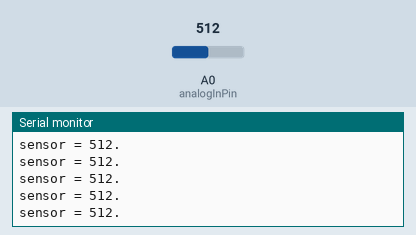
Recording of a sketch running on a simulated Arduino Uno, built with avr-gcc and run on an emulated ATmega328P. Shown: the last lines printed to the serial monitor. The inputs (shaded band) are chosen by the test bench; at power-on: A0 (analogInPin) = 512.

Above: at 1.2 s.
1.3 s: A0 (analogInPin) set to 110
At 2.3 s:
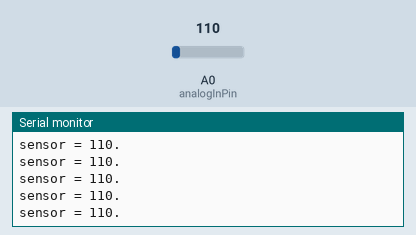
2.8 s: A0 (analogInPin) set to 95
At 3.6 s:
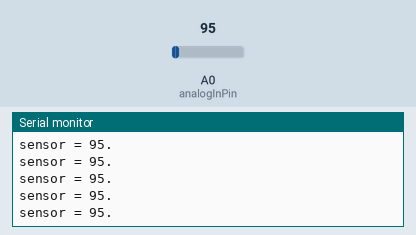
8.8 s: A0 (analogInPin) set to 1009
At 9.6 s:
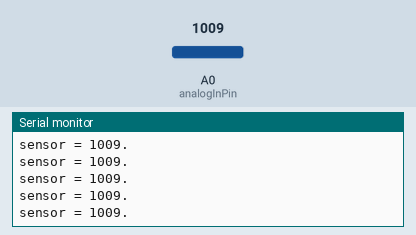
11.8 s: A0 (analogInPin) set to 993
At 12.5 s:
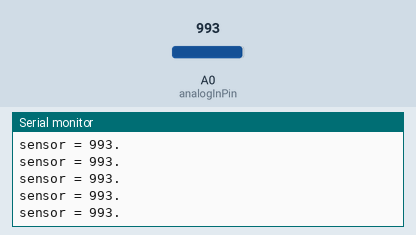
Timing chart, 0 to 14.8 s (numbered marks = the images above; inputs shaded):
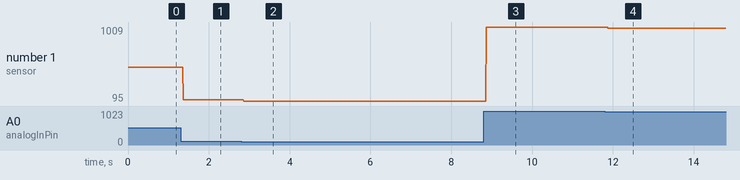

The sketch:

sketch_nov27a.ino
```cpp
void setup() {
  // put your setup code here, to run once:
  Serial.begin(9600);
}

const int analogInPin = A0;
int sensorValue = 0;

void loop() {
  // put your main code here, to run repeatedly:
  sensorValue = analogRead(analogInPin);

  Serial.print("sensor = ");
  Serial.print(sensorValue);
  Serial.println(".");

}
```

Measured:
- after the input at 1.3 s, the serial monitor: prints a new line after 0.07 s (image 1)
- after the input at 2.8 s, the serial monitor: prints a new line after 0.07 s (image 2)
- after the input at 8.8 s, the serial monitor: prints a new line after 0.07 s (image 3)
- after the input at 11.8 s, the serial monitor: prints a new line after 0.08 s (image 4)
- plotted number 1: 512 → 110 after the input at 1.3 s, 110 → 95 after the input at 2.8 s, 95 → 1009 after the input at 8.8 s, 1009 → 993 after the input at 11.8 s
